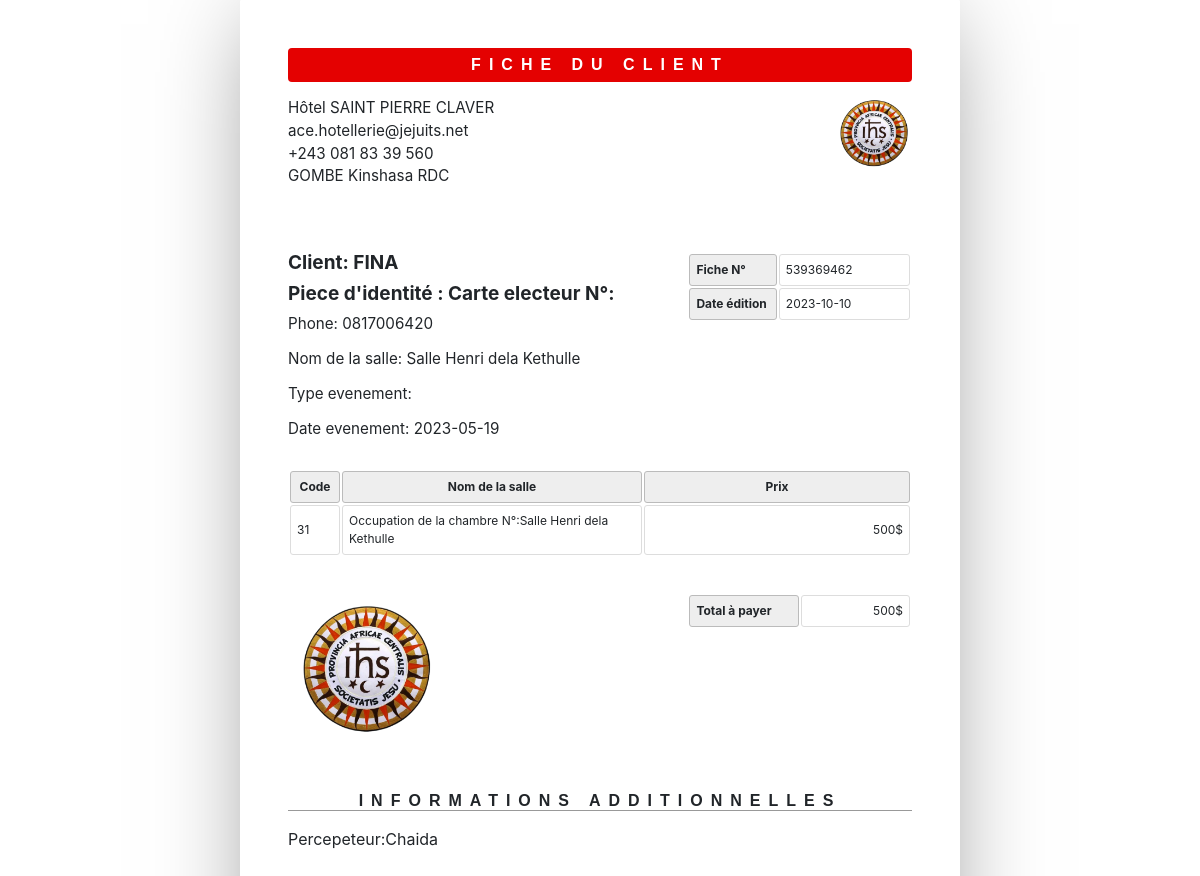
/admin/voir_fiche_salle.php?id=31 (signed in), run on the app's committed database.
### tables this page shows
CREATE TABLE `salle` (
  `id` int(11) NOT NULL,
  `client` text NOT NULL,
  `entreprise` text NOT NULL,
  `telephone` text NOT NULL,
  `num_carte` text NOT NULL,
  `type_carte` text NOT NULL,
  `date_event` text NOT NULL,
  `description_evenement` text NOT NULL,
  `type_evenement` text NOT NULL,
  `nominnation` text NOT NULL,
  `nbr_personne` text NOT NULL,
  `prix` text NOT NULL,
  `salle` text NOT NULL,
  `id_percepteur` int(11) NOT NULL,
  `percepteur` text NOT NULL,
  `code_facture` text NOT NULL,
  `date_fin` text NOT NULL,
  `jours` text NOT NULL,
  `tot_a_payer` text NOT NULL
);

### admin/voir_fiche_salle.php (the view, shortened to what this page needs)
 <?php include'db/connectbdd.php';?>
<?php
if (isset($_GET['id'])) {
$id = $_GET['id'];
$sql = mysqli_query($connection,"SELECT *FROM salle WHERE id='$id'");
while ($garde = mysqli_fetch_assoc($sql)) { ?>
<!DOCTYPE html>
<html lang="en">
<head>
    <link href="http://maxcdn.bootstrapcdn.com/bootstrap/4.1.1/css/bootstrap.min.css" rel="stylesheet">
</head>
<body>
		<header>
			<h1>Fiche du client</h1>
			<address >
				<p>Hôtel SAINT PIERRE CLAVER</p>
				<p> ace.hotellerie@jejuits.net </p>
				<p> +243 081 83 39 560</p>
				<p> GOMBE Kinshasa RDC </p>
			</address>
			<span>
			<a href="dashboard.php"><img src="logo/malebo.png" style="border-radius: 100%; width: 20%;"></span></a>
		</header>
		<article>
			<address class="norm">
				<h4>Client: <?php echo $garde['client']; ?></h4>
				<h4>Piece d'identité : <?php echo $garde['type_carte'].' N°: '.$garde['num_carte'] ?></h4>
				<p> Phone: <?php echo $garde['telephone']; ?><br>
				<p> Nom de la salle: <?php echo $garde['nominnation']; ?><br>
				<p> Type evenement: <?php echo $garde['type_evenement']; ?></p>
				<p> Date evenement: <?php echo $garde['date_event']; ?></p>
			</address>
			<table class="meta">
				<tr>
					<th><span >Fiche N°</span></th>
					<td><span ><?php echo $garde['code_facture']; ?></span></td>
				</tr>
				<tr>
					<th><span >Date édition</span></th>
					<td><span ><?php echo $d=date('Y-m-d'); ?></span></td>
				</tr>
			</table>
			<table class="inventory">
				<thead>
					<tr>
						<th><span >Code</span></th>
						<th><span >Nom de la salle</span></th>
						<th><span >Prix </span></th>
					</tr>
				</thead>
				<tbody>
					<tr>
						<td><span ><?php echo $garde['id']; ?></span></td>
						<td><span >Occupation de la chambre N°:<?php echo $chambres=$garde['nominnation']; ?></span></td>
						<td><span ><?php echo $garde['prix']; ?></span><span data-prefix>$</span></td>
					</tr>
				</tbody>
			</table>
			<table class="sign">
				<tr>
					<td>
	<a href="dashboard.php"><img src="logo/malebo.png " style="border-radius: 100%; width: 70%;"></a></td>
				</tr>
			</table>
			<table class="balance">
				<tr>
					<th><span >Total à payer</span></th>
					<td><span><?php echo $garde['prix']; ?></span><span data-prefix>$</span></td>
				</tr>
			</table>
		</article>
		<aside>
			<h1><span >Informations additionnelles</span></h1>
			<div >
				<p>Percepeteur:<?php echo $garde['percepteur']; ?></p>
			</div>
		</aside>
</body>
</html>
<?php }
}
 ?>

### admin/voir_fiche_salle.php (style rules this page uses)
h1 { font: bold 100% sans-serif; letter-spacing: 0.5em; text-align: center; text-transform: uppercase; }
table { font-size: 75%; table-layout: fixed; width: 100%; }
table { border-collapse: separate; border-spacing: 2px; }
th, td { border-width: 1px; padding: 0.5em; position: relative; text-align: left; }
th, td { border-radius: 0.25em; border-style: solid; }
th { background: #EEE; border-color: #BBB; }
td { border-color: #DDD; }
body { box-sizing: border-box; height: 11in; margin: 0 auto; overflow: hidden; padding: 0.5in; width: 7.5in; }
body { background: #FFF; border-radius: 1px; box-shadow: 0 0 1in -0.25in rgba(0, 0, 0, 0.5); }
header { margin: 0 0 3em; }
header:after { clear: both; content: ""; display: table; }
header h1 { background: #e40101; border-radius: 0.25em; color: #FFF; margin: 0 0 1em; padding: 0.5em 0; }
header address { float: left; font-size: 95%; font-style: normal; line-height: 1.25; margin: 0 1em 1em 0; }
article address.norm h4 { font-size: 125%; font-weight: bold; }
article address.norm { float: left; font-size: 95%; font-style: normal; font-weight: normal; line-height: 1.25; margin: 0 1em 1em 0; }
header address p { margin: 0 0 0.25em; }
header span, header img { display: block; float: right; }
header span { margin: 0 0 1em 1em; max-height: 25%; max-width: 60%; position: relative; }
header img { max-height: 100%; max-width: 100%; }
article, article address, table.meta, table.inventory { margin: 0 0 3em; }
article:after { clear: both; content: ""; display: table; }
article address { float: left; font-size: 125%; font-weight: bold; }
table.meta, table.balance { float: right; width: 36%; }
table.meta:after, table.balance:after { clear: both; content: ""; display: table; }
table.meta th { width: 40%; }
table.meta td { width: 60%; }
table.inventory { clear: both; width: 100%; }
table.inventory th:first-child { width:50px; }
table.inventory th:nth-child(2) { width:300px; }
table.inventory th { font-weight: bold; text-align: center; }
table.inventory td:nth-child(1) { width: 26%; }
table.inventory td:nth-child(2) { width: 38%; }
table.inventory td:nth-child(3) { text-align: right; width: 12%; }
table.balance th, table.balance td { width: 50%; }
table.balance td { text-align: right; }
aside h1 { border: none; border-width: 0 0 1px; margin: 0 0 1em; }
aside h1 { border-color: #999; border-bottom-style: solid; }
table.sign { float: left; width: 220px; }
table.sign img { width: 100%; }
table.sign tr td { border-color: transparent; }

### data on the page
salle: client "FINA", type_carte "Carte electeur", telephone "0817006420", nominnation "Salle Henri dela Kethulle", date_event "2023-05-19", code_facture "539369462", id "31", prix "500", percepteur "Chaida"
